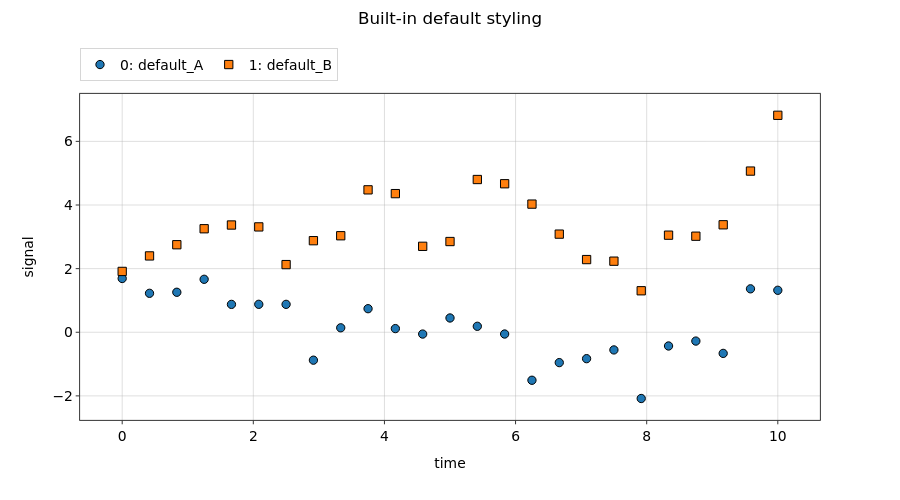

Source (notebook cell):
### Markdown cell above
---
## 1. Built-in defaults

A brand-new notebook loads datasets with the built-in style (markersize 10, no
line, linewidth 2, solid fill, ...).

### Code cell
nb = uc.UnichartNotebook()
nb.load_df(make_run(0.0), title='default_A')
nb.load_df(make_run(0.6), title='default_B')
print('built-in style of set A:', style_of(nb.sets[0]))
nb.plot(x='time', y='signal', suptitle='Built-in default styling', figsize=(9, 5))

### Figure 1 — Plotly figure (JSON) as saved in the notebook; plotly's stock layout.template omitted (floating-point values rounded to 4 significant figures)
{"data": [{"hovertemplate": "<b><u>Set: 0</u></b><br><b>default_A</b><br>time: %{x:.2f}<br>signal: %{y:.2f}<extra></extra>", "legendgroup": "group_0", "legendrank": 1000, "line": {"color": "#1f77b4", "width": 2}, "marker": {"color": "#1f77b4", "line": {"color": "black", "width": 1}, "size": 8.3, "symbol": "circle"}, "mode": "markers", "name": "0: default_A", "opacity": 1, "showlegend": true, "type": "scatter", "x": [0.0, 0.4167, 0.8333, 1.25, 1.667, 2.083, 2.5, 2.917, 3.333, 3.75, 4.167, 4.583, 5.0, 5.417, 5.833, 6.25, 6.667, 7.083, 7.5, 7.917, 8.333, 8.75, 9.167, 9.583, 10.0], "xaxis": "x", "y": [1.691, 1.225, 1.257, 1.665, 0.876, 0.8781, 0.8772, -0.8775, 0.1401, 0.7406, 0.1152, -0.05637, 0.4489, 0.1876, -0.05517, -1.508, -0.9538, -0.83, -0.5555, -2.082, -0.4313, -0.277, -0.6641, 1.365, 1.32], "yaxis": "y"}, {"hovertemplate": "<b><u>Set: 1</u></b><br><b>default_B</b><br>time: %{x:.2f}<br>signal: %{y:.2f}<extra></extra>", "legendgroup": "group_1", "legendrank": 1001, "line": {"color": "#ff7f0e", "width": 2}, "marker": {"color": "#ff7f0e", "line": {"color": "black", "width": 1}, "size": 8.3, "symbol": "square"}, "mode": "markers", "name": "1: default_B", "opacity": 1, "showlegend": true, "type": "scatter", "x": [0.0, 0.4167, 0.8333, 1.25, 1.667, 2.083, 2.5, 2.917, 3.333, 3.75, 4.167, 4.583, 5.0, 5.417, 5.833, 6.25, 6.667, 7.083, 7.5, 7.917, 8.333, 8.75, 9.167, 9.583, 10.0], "xaxis": "x", "y": [1.912, 2.399, 2.751, 3.253, 3.371, 3.311, 2.127, 2.878, 3.033, 4.476, 4.358, 2.701, 2.852, 4.801, 4.668, 4.028, 3.084, 2.284, 2.234, 1.304, 3.052, 3.019, 3.378, 5.066, 6.819], "yaxis": "y"}], "layout": {"height": 500, "hoverlabel": {"font": {"size": 13.9}}, "legend": {"font": {"size": 13.9}, "orientation": "h", "x": 0, "xanchor": "left", "y": 0.9036, "yanchor": "top", "yref": "container"}, "margin": {"r": 80, "t": 86.22}, "meta": {"uc_legend_rows": 1}, "showlegend": true, "title": {"font": {"size": 16.7}, "text": "Built-in default styling", "x": 0.5, "xanchor": "center", "y": 0.976, "yanchor": "top", "yref": "container"}, "width": 900, "xaxis": {"anchor": "y", "domain": [0, 1], "tickfont": {"size": 13.9}, "title": {"font": {"size": 13.9}, "standoff": 15, "text": "time"}}, "yaxis": {"anchor": "x", "domain": [0, 1], "tickfont": {"size": 13.9}, "title": {"font": {"size": 13.9}, "standoff": 15, "text": "signal"}}}}
